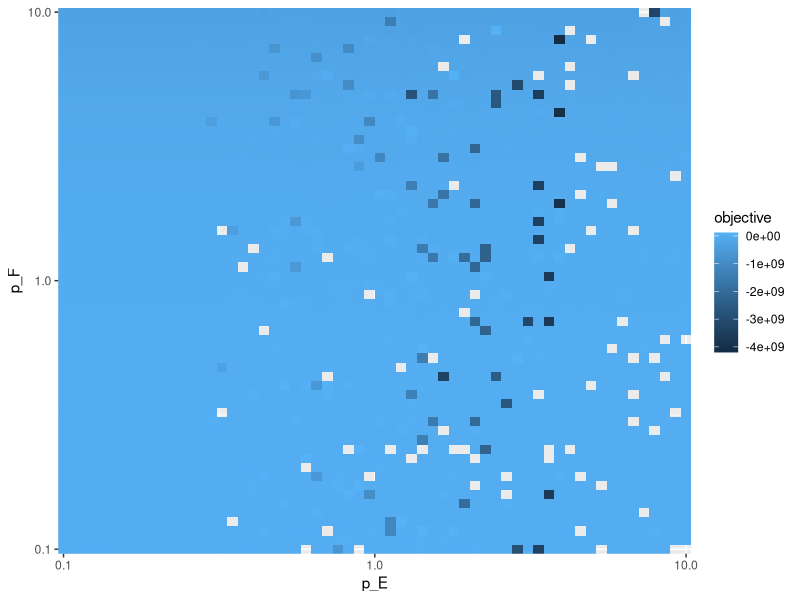
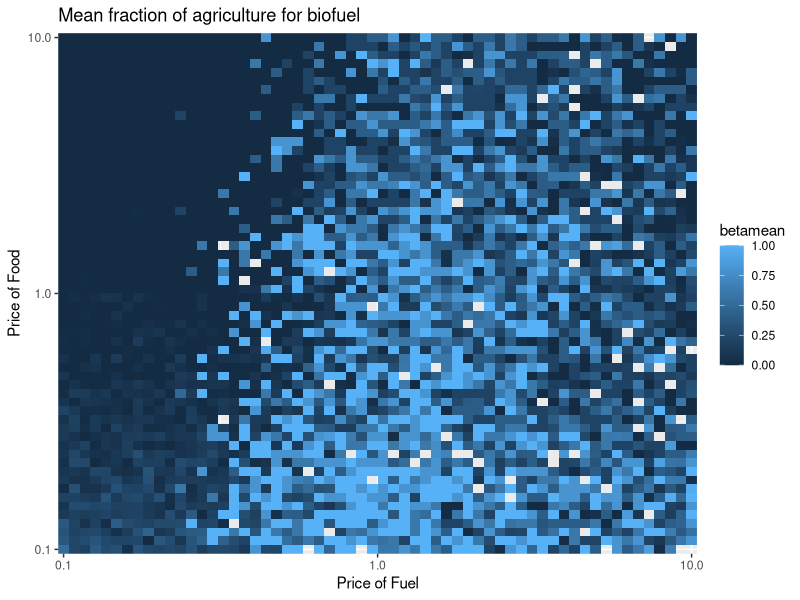
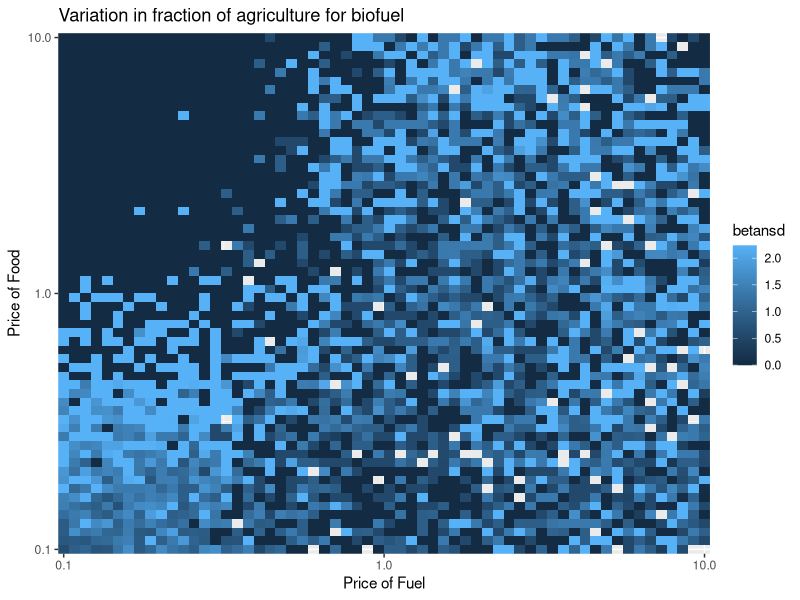
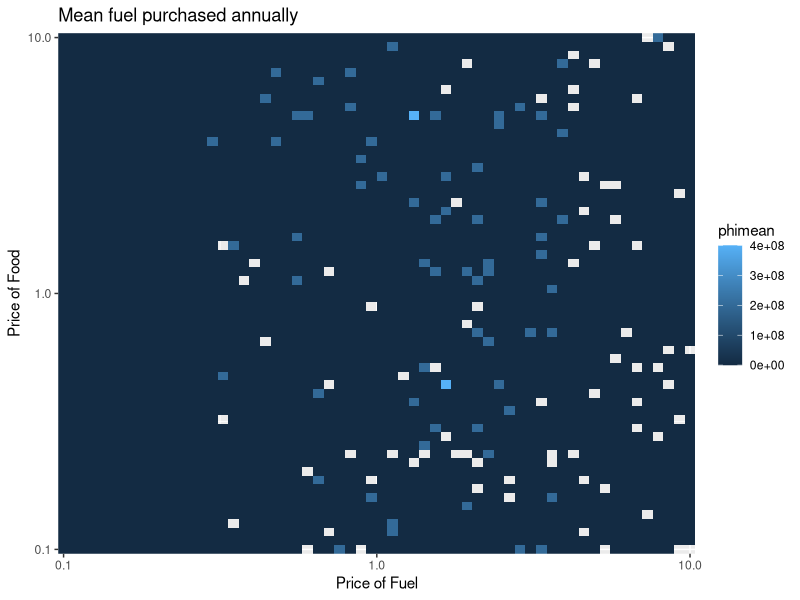
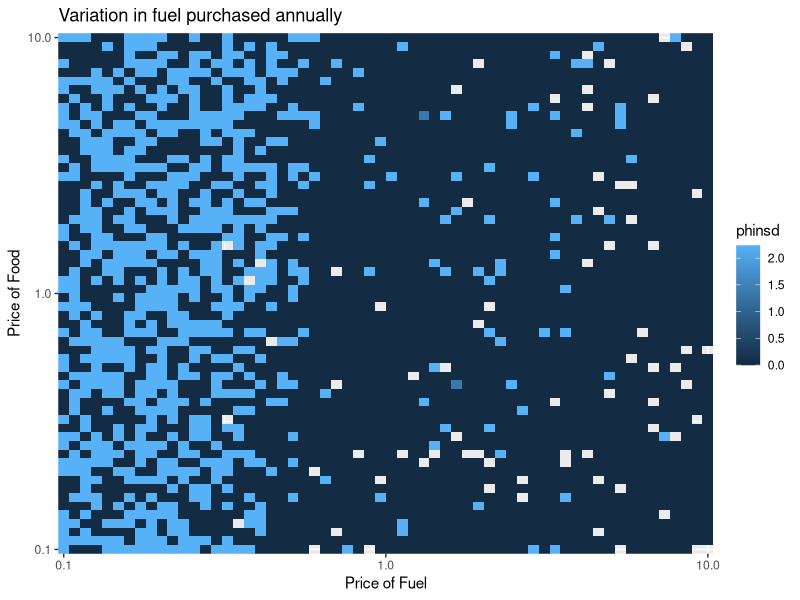
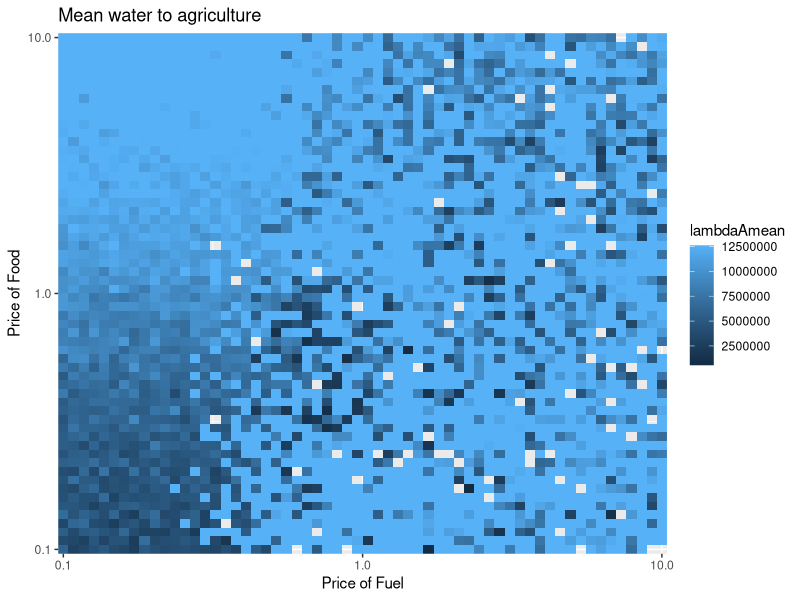
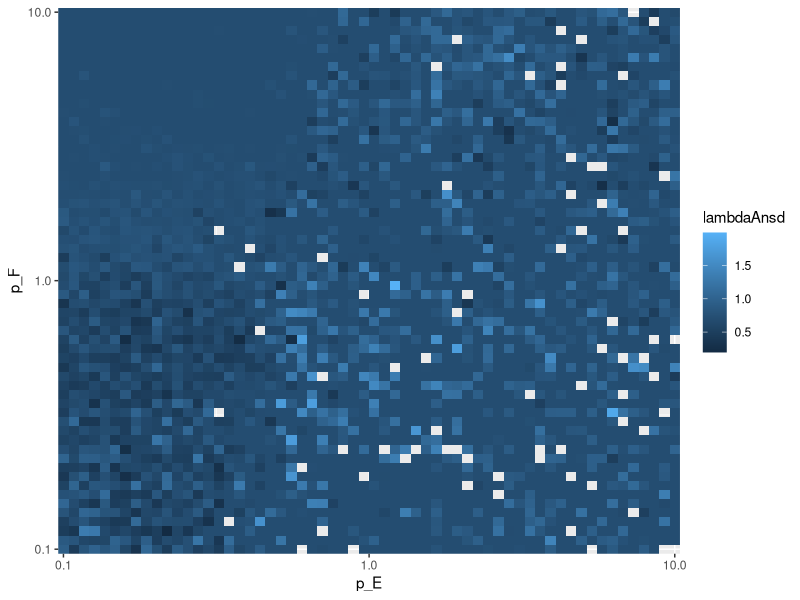
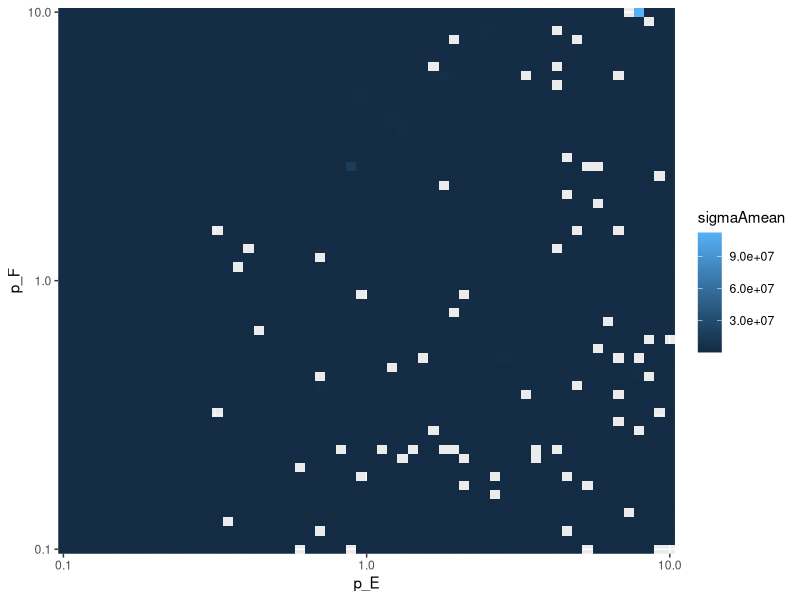

These charts were generated, in order, by the following R code:
### Displays the parameter sweeps, adjusting food and fuel prices

setwd("~/projects/water/fivecounties")

do.combine <- F
do.seven <- F

if (do.combine) {
    prices1 <- read.csv("prices1.csv")
    prices2 <- read.csv("prices2.csv")

    data <- prices[0,]

    for (ii in 1:nrow(prices1)) {
        if (prices1$objective[ii] > prices2$objective[ii])
            data <- rbind(data, prices1[ii,])
        else
            data <- rbind(data, prices2[ii,])
    }
}

data <- read.csv("prices.csv")

data$betamean <- NA
data$phimean <- NA
data$lambdaAmean <- NA
data$sigmaAmean <- NA
data$lambdaCmean <- NA
data$sigmaCmean <- NA
data$betansd <- NA
data$phinsd <- NA
data$lambdaAnsd <- NA
data$sigmaAnsd <- NA
data$lambdaCnsd <- NA
data$sigmaCnsd <- NA

for (ii in 1:nrow(data)) {
    betas <- as.numeric(data[ii, c('beta1', 'beta2', 'beta3', 'beta4', 'beta5')])
    phis <- as.numeric(data[ii, c('phi1', 'phi2', 'phi3', 'phi4', 'phi5')])
    lambda_As <- as.numeric(data[ii, c('lambda_A1', 'lambda_A2', 'lambda_A3', 'lambda_A4', 'lambda_A5')])
    sigma_As <- as.numeric(data[ii, c('sigma_A1', 'sigma_A2', 'sigma_A3', 'sigma_A4', 'sigma_A5')])
    lambda_Cs <- as.numeric(data[ii, c('lambda_C1', 'lambda_C2', 'lambda_C3', 'lambda_C4', 'lambda_C5')])
    sigma_Cs <- as.numeric(data[ii, c('sigma_C1', 'sigma_C2', 'sigma_C3', 'sigma_C4', 'sigma_C5')])

    data$betamean[ii] <- mean(betas)
    data$betansd[ii] <- ifelse(mean(betas) == 0, 0, sd(betas) / mean(betas))
    data$phimean[ii] <- mean(phis)
    data$phinsd[ii] <- ifelse(mean(phis) == 0, 0, sd(phis) / mean(phis))
    data$lambdaAmean[ii] <- mean(lambda_As)
    data$lambdaAnsd[ii] <- ifelse(mean(lambda_As) == 0, 0, sd(lambda_As) / mean(lambda_As))
    data$sigmaAmean[ii] <- mean(sigma_As)
    data$sigmaAnsd[ii] <- ifelse(mean(sigma_As) == 0, 0, sd(sigma_As) / mean(sigma_As))
    data$lambdaCmean[ii] <- mean(lambda_Cs)
    data$lambdaCnsd[ii] <- ifelse(mean(lambda_Cs) == 0, 0, sd(lambda_Cs) / mean(lambda_Cs))
    data$sigmaCmean[ii] <- mean(sigma_Cs)
    data$sigmaCnsd[ii] <- ifelse(mean(sigma_Cs) == 0, 0, sd(sigma_Cs) / mean(sigma_Cs))
}

library(ggplot2)

if (do.seven) {
    data$rpE <- NA
    data$rpE[data$p_E == .1] <- 1
    data$rpE[data$p_E == .2] <- 2
    data$rpE[data$p_E == .5] <- 3
    data$rpE[data$p_E == 1] <- 4
    data$rpE[data$p_E == 2] <- 5
    data$rpE[data$p_E == 5] <- 6
    data$rpE[data$p_E == 10] <- 7

    data$rpF <- NA
    data$rpF[data$p_F == .1] <- 1
    data$rpF[data$p_F == .2] <- 2
    data$rpF[data$p_F == .5] <- 3
    data$rpF[data$p_F == 1] <- 4
    data$rpF[data$p_F == 2] <- 5
    data$rpF[data$p_F == 5] <- 6
    data$rpF[data$p_F == 10] <- 7

    data2 <- data[data$objective > -1e9,]
}

limits <- quantile(data$objective, probs=c(.01, .99))
data2 <- data[data$objective > limits[1] & data$objective < limits[2],]
##data2 <- data[data$objective > 0,]

ggplot(data2, aes(x=p_E, y=p_F)) +
    geom_tile(aes(fill=objective)) +
        scale_x_log10(expand=c(0, 0)) + scale_y_log10(expand=c(0, 0))

#
ggplot(data2, aes(x=p_E, y=p_F)) +
    geom_tile(aes(fill=betamean)) +
        scale_x_log10(expand=c(0, 0)) + scale_y_log10(expand=c(0, 0)) +
            xlab("Price of Fuel") + ylab("Price of Food") +
                ggtitle("Mean fraction of agriculture for biofuel")

# Have no explanation for...
ggplot(data2, aes(x=p_E, y=p_F)) +
    geom_tile(aes(fill=betansd)) +
        scale_x_log10(expand=c(0, 0)) + scale_y_log10(expand=c(0, 0)) +
            xlab("Price of Fuel") + ylab("Price of Food") +
                ggtitle("Variation in fraction of agriculture for biofuel")

ggplot(data2, aes(x=p_E, y=p_F)) +
    geom_tile(aes(fill=phimean)) +
        scale_x_log10(expand=c(0, 0)) + scale_y_log10(expand=c(0, 0)) +
            xlab("Price of Fuel") + ylab("Price of Food") +
                ggtitle("Mean fuel purchased annually")

#
ggplot(data2, aes(x=p_E, y=p_F)) +
    geom_tile(aes(fill=phinsd)) +
        scale_x_log10(expand=c(0, 0)) + scale_y_log10(expand=c(0, 0)) +
            xlab("Price of Fuel") + ylab("Price of Food") +
                ggtitle("Variation in fuel purchased annually")

#
ggplot(data2, aes(x=p_E, y=p_F)) +
    geom_tile(aes(fill=lambdaAmean)) +
        scale_x_log10(expand=c(0, 0)) + scale_y_log10(expand=c(0, 0)) +
            xlab("Price of Fuel") + ylab("Price of Food") +
                ggtitle("Mean water to agriculture")

ggplot(data2, aes(x=p_E, y=p_F)) +
    geom_tile(aes(fill=lambdaAnsd)) +
        scale_x_log10(expand=c(0, 0)) + scale_y_log10(expand=c(0, 0))

ggplot(data2, aes(x=p_E, y=p_F)) +
    geom_tile(aes(fill=sigmaAmean)) +
        scale_x_log10(expand=c(0, 0)) + scale_y_log10(expand=c(0, 0))

ggplot(data2, aes(x=p_E, y=p_F)) +
    geom_tile(aes(fill=sigmaAnsd)) +
        scale_x_log10(expand=c(0, 0)) + scale_y_log10(expand=c(0, 0))

ggplot(data2, aes(x=p_E, y=p_F)) +
    geom_tile(aes(fill=lambdaCmean)) +
        scale_x_log10(expand=c(0, 0)) + scale_y_log10(expand=c(0, 0))

ggplot(data2, aes(x=p_E, y=p_F)) +
    geom_tile(aes(fill=lambdaCnsd)) +
        scale_x_log10(expand=c(0, 0)) + scale_y_log10(expand=c(0, 0))

ggplot(data2, aes(x=p_E, y=p_F)) +
    geom_tile(aes(fill=sigmaCmean)) +
        scale_x_log10(expand=c(0, 0)) + scale_y_log10(expand=c(0, 0))

ggplot(data2, aes(x=p_E, y=p_F)) +
    geom_tile(aes(fill=sigmaCnsd)) +
        scale_x_log10(expand=c(0, 0)) + scale_y_log10(expand=c(0, 0))

